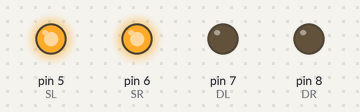
This sketch was run on a simulated Arduino Uno, built with avr-gcc and run on an emulated ATmega328P. Shown: output pins drawn as LEDs (lit = HIGH).

Above: at 0.1 s.
Timing chart, 0 to 1.6 s (numbered marks = the images above):
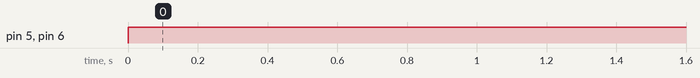

The sketch:

basic.ino
```cpp
int SR = 6;
int SL = 5;
int DR = 8;
int DL = 7;
int SPEED_FAST = 255;
int SPEED_MED = 170;
int SPEED_SLOW = 84;
int SPEED_NONE = 0;
int DIR_FW = LOW;
int DIR_BW = HIGH;

void setup()
{
  int i;
  for(i=5;i<=8;i++)
  pinMode(i, OUTPUT);
  Serial.begin(9600);
}

void loop()
{
  analogWrite (SR, SPEED_FAST);
  digitalWrite(DR, DIR_FW);

  analogWrite (SL, SPEED_FAST);
  digitalWrite(DL, DIR_FW);
}
```

Measured:
- by itself, pin 5 (SL), pin 6 (SR): LOW → HIGH at 0.00 s
